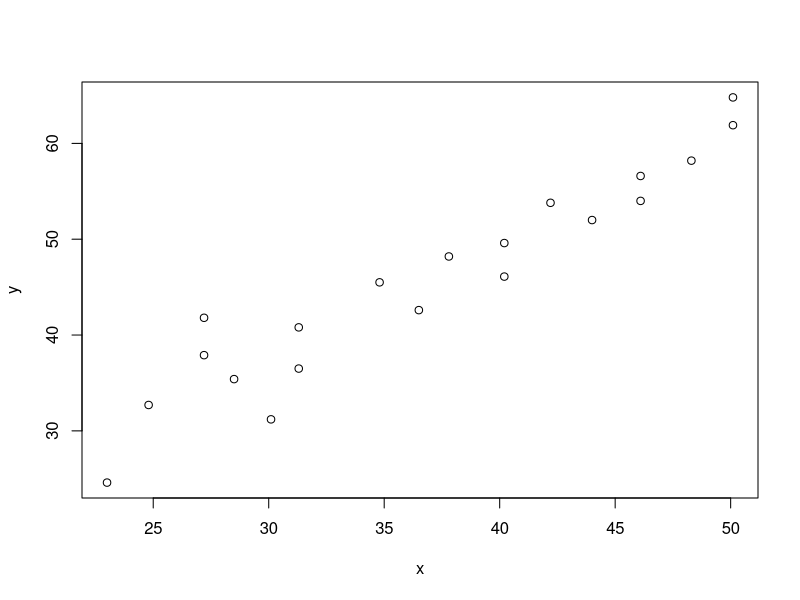
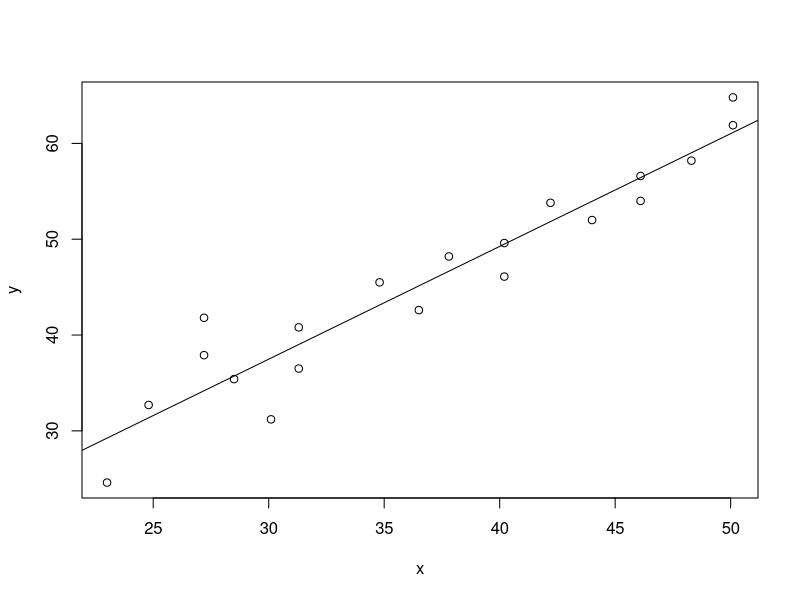
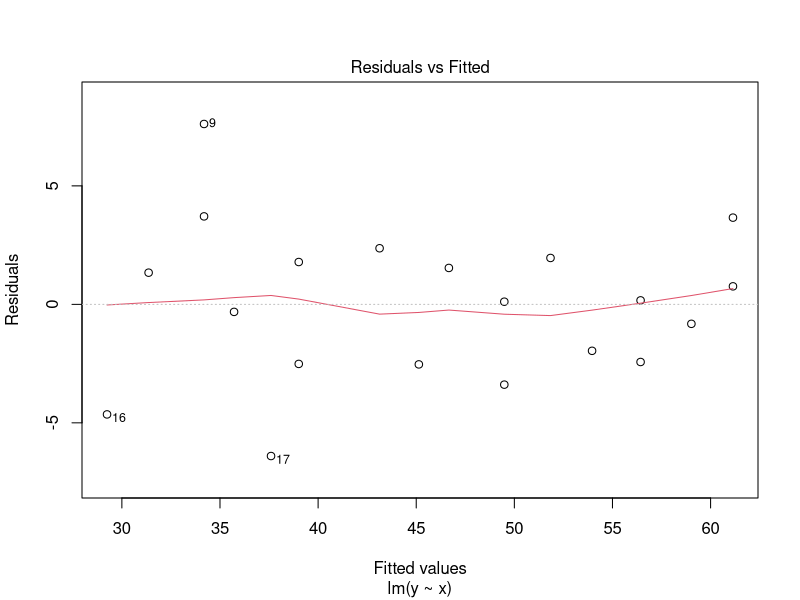
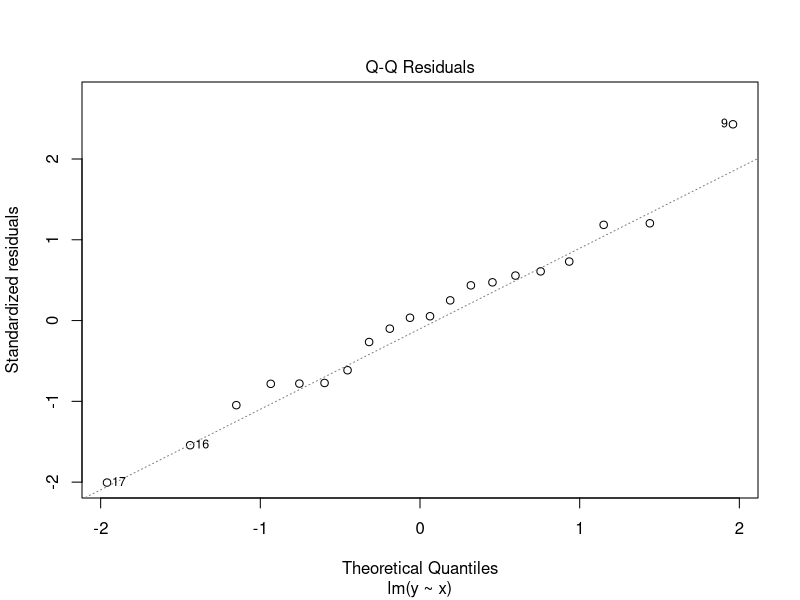
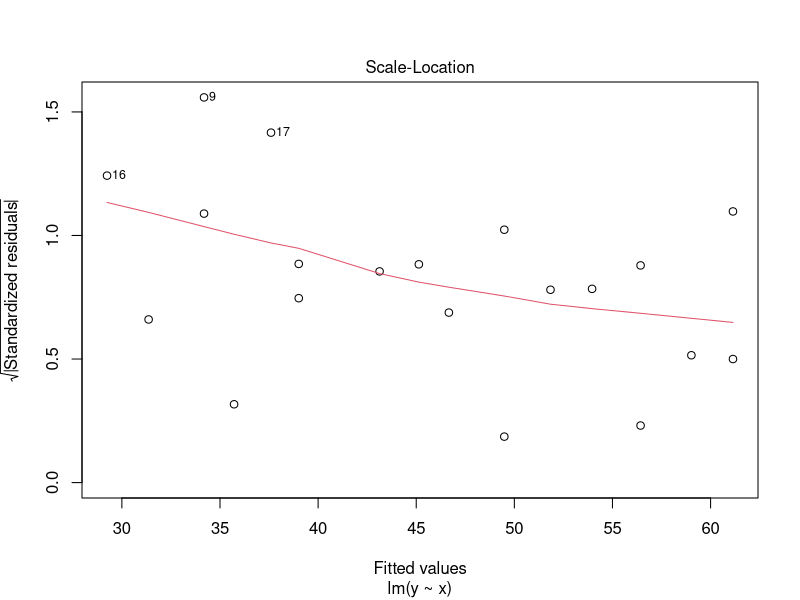
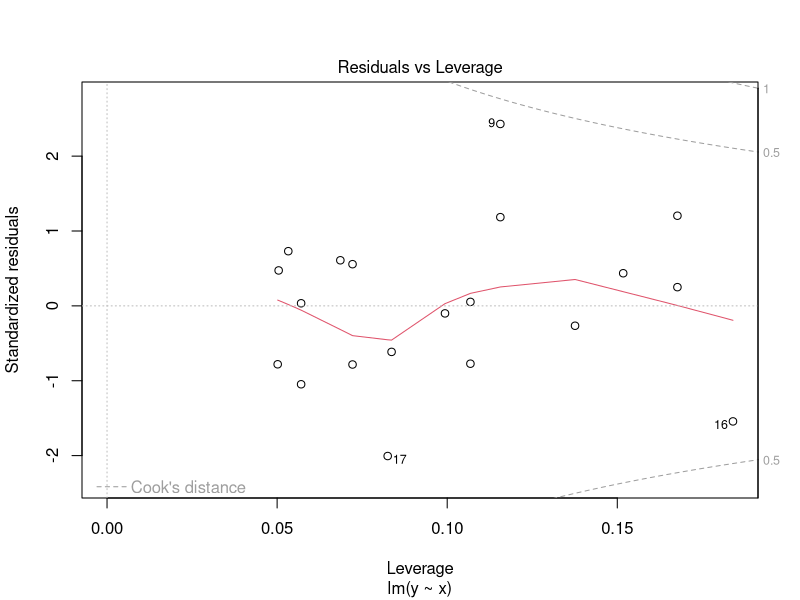
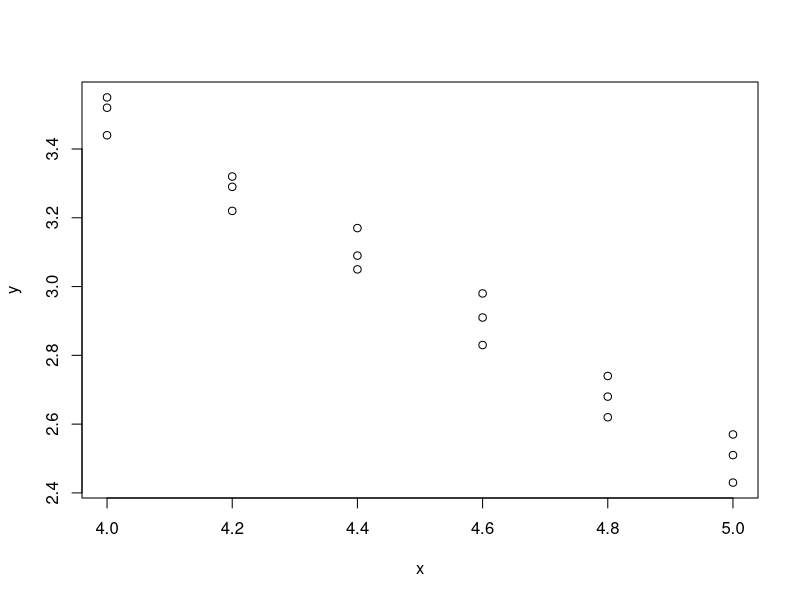
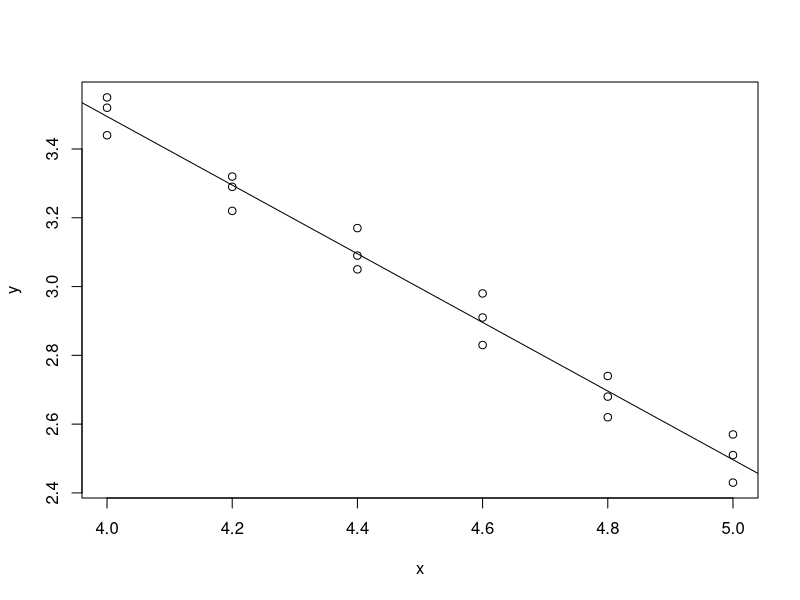

Here is the R script that generated these plots, in order:
## ---- chunk 1
knitr::opts_chunk$set(echo = TRUE)
## ---- chunk 2
#3.5
x = c(28.5,48.3,40.2,34.8,50.1,44.0,27.2,37.8,27.2,46.1,31.3,50.1,31.3,24.8,42.2,23.0,30.1,36.5,40.2,46.1)
y = c(35.4,58.2,46.1,45.5,64.8,52.0,37.9,48.2,41.8,54.0,40.8,61.9,36.5,32.7,53.8,24.6,31.2,42.6,49.6,56.6)
## ---- chunk 3
#a.산점도
plot(x,y)
## ---- chunk 4
#b.상관계수
cor(x,y)
## ---- chunk 5
#c.단순회귀모형
cam.lm = lm(y~x)
summary(cam.lm)
## ---- chunk 6
#d
plot(x,y)+abline(cam.lm)
## ---- chunk 7
#e
tb1 = abs((1.17696-0)/0.08718)
tb1
ptb1 = 2*pt(tb1, 18,lower.tail = FALSE)
ptb1
# cor.test(x=x,y=y) 했을 때의 pvalue와 동일
## ---- chunk 8
#f
cor.test(x=x,y=y)
#95 percent confidence interval:
# 0.8851650 0.9819684

## ---- chunk 9
#g
summary(cam.lm)
#R-squared:  0.9101
# 총 변동 중 회귀직선에 의해 설명되는 부분이 91.01%다.
## ---- chunk 10
#h
res <- residuals(cam.lm)
res
deviance(cam.lm)
## ---- chunk 11
#i

#install.packages("rio")
#install.packages("zip")
#install.packages("car")
library(car)
car::durbinWatsonTest(res)
#독립변수가 1개일 때 상한인 1.69보다 1.808528가 더 크므로 독립
## ---- chunk 12
#j
plot(cam.lm)
#위 그래프에서는 가운데 선을 기준으로 각 점들이 잘 적합한 것으로 보임
## ---- chunk 13
#k
predict(cam.lm, newdata = data.frame(x=50))
## ---- chunk 14
#3.7
x = c(5.0,5.0,5.0,4.8,4.8,4.8,4.6,4.6,4.6,4.4,4.4,4.4,4.2,4.2,4.2,4.0,4.0,4.0)
y = c(2.51,2.57,2.43,2.62,2.74,2.68,2.83,2.91,2.98,3.17,3.05,3.09,3.32,3.22,3.29,3.44,3.52,3.55)

## ---- chunk 15
#a.산점도
plot(x,y)
## ---- chunk 16
#b.상관계수
cor(x,y)
## ---- chunk 17
#c.단순회귀모형
lm = lm(y~x)
summary(lm)
## ---- chunk 18
#d
plot(x,y)+abline(lm)
## ---- chunk 19
#e
tb1 = abs((-0.99810-0)/0.03867)
tb1
ptb1 = 2*pt(tb1, 18,lower.tail = FALSE)
ptb1
# cor.test(x=x,y=y) 했을 때의 pvalue와 동일
## ---- chunk 20
#f
cor.test(x=x,y=y)

#95 percent confidence interval:
# -0.9956970 -0.9678791

## ---- chunk 21
#g
summary(lm)
#R-squared:  0.9765
# 총 변동 중 회귀직선에 의해 설명되는 부분이 97.65%다.
## ---- chunk 22
#h
res <- residuals(lm)
res
deviance(lm)
## ---- chunk 23
#i

#install.packages("rio")
#install.packages("zip")
#install.packages("car")
library(car)
car::durbinWatsonTest(res)
#독립변수가 1개일 때 상한인 1.69보다 1.925523가 더 크므로 독립
## ---- chunk 24
#j
plot(lm)
#위 그래프에서는 가운데 선을 기준으로 각 점들이 위, 아래를 왔다갔다 하는 패턴을 보이고 있으므로 정규성에 살짝 어긋나 보입니다.
## ---- chunk 25
#k
predict(lm, newdata = data.frame(x=5.5))
## ---- chunk 26
#a.산점도
plot(x,y)
## ---- chunk 27
#b.상관계수
cor(x,y)
## ---- chunk 28
#c.단순회귀모형
cam.lm = lm(y~x)
summary(cam.lm)
## ---- chunk 29
#d
plot(x,y)+abline(cam.lm)
## ---- chunk 30
#e
tb1 = abs((1.17696-0)/0.08718)
tb1
ptb1 = 2*pt(tb1, 18,lower.tail = FALSE)
ptb1
# cor.test(x=x,y=y) 했을 때의 pvalue와 동일
## ---- chunk 31
#f
cor.test(x=x,y=y)
#95 percent confidence interval:
# 0.8851650 0.9819684

## ---- chunk 32
#g
summary(cam.lm)
#R-squared:  0.9101
# 총 변동 중 회귀직선에 의해 설명되는 부분이 91.01%다.
## ---- chunk 33
#h
res <- residuals(cam.lm)
res
deviance(cam.lm)
## ---- chunk 34
#i

#install.packages("rio")
#install.packages("zip")
#install.packages("car")
library(car)
car::durbinWatsonTest(res)
#독립변수가 1개일 때 상한인 1.69보다 1.808528가 더 크므로 독립
## ---- chunk 35
#j
plot(cam.lm)
#위 그래프에서는 가운데 선을 기준으로 각 점들이 잘 적합한 것으로 보임
## ---- chunk 36
#k
predict(cam.lm, newdata = data.frame(x=50))
## ---- chunk 37
#3.14
x = c(1,1,1,1,2.5,2.5,2.5,2.5,4.8,4.8,4.8,4.8,5.0,5.0,5.0,5.0,6.5,6.5,6.5,6.5,7.8,7.8,7.8,7.8)
y = c(6,9,7,10,13,13,15,16,21,23,28,30,36,39,37,35,38,39,40,42,50,53,48,55)
## ---- chunk 38
#a.산점도
plot(x,y)
## ---- chunk 39
#b.상관계수
cor(x,y)
## ---- chunk 40
#c.단순회귀모형
lm = lm(y~x)
summary(lm)
## ---- chunk 41
#d
plot(x,y)+abline(lm)
## ---- chunk 42
#e
tb1 = abs((6.4099-0)/0.3614)
tb1
ptb1 = 2*pt(tb1, 18,lower.tail = FALSE)
ptb1
# cor.test(x=x,y=y) 했을 때의 pvalue와 동일
## ---- chunk 43
#f
cor.test(x=x,y=y)
#95 percent confidence interval:
# 0.9235439 0.9857360

## ---- chunk 44
#g
anova(lm)
## ---- chunk 45
lm2 = lm(y~ 0 + as.factor(x))
summary(lm2)
anova(lm,lm2)
F0 = 9.4788
pf(q=F0,df1=4,df2=18,lower.tail = FALSE)
#0.0002637002 이므로 유의수준 0.05에서 적합하다
